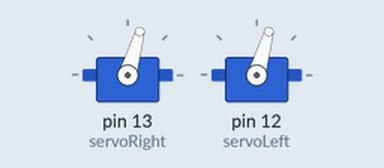
Recording of a sketch running on a simulated Arduino Uno, built with avr-gcc and run on an emulated ATmega328P. Shown: 2 × servo.

Above: at 0.05 s.
Timing chart, 0 to 4.6 s (numbered marks = the images above):
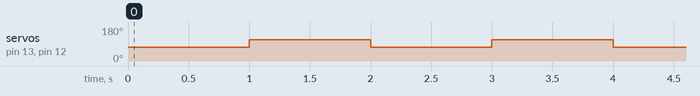

The sketch:

botmove_servolib.ino
```cpp
#include <Servo.h>                      // Include servo library

Servo servoRight;                       // Declare left servo
Servo servoLeft;

int stopValue = 1510;

void setup() {
  servoRight.attach(13);
  servoLeft.attach(12);
}

void turnLeft(bool direction, int del) {
  int multi;
  if (direction) {
    multi = 1;
  } else {
    multi = -1;
  }
  servoRight.writeMicroseconds(stopValue - 200 * multi);
  servoLeft.writeMicroseconds(stopValue - 200 * multi);
  delay(del);
}

void forward(bool direction, int del) {
  int multi;
  if (direction) {
    multi = 1;
  } else {
    multi = -1;
  }
  servoRight.writeMicroseconds(stopValue - 200 * multi);
  servoLeft.writeMicroseconds(stopValue + 200 * multi);
  delay(del);
}

int turnTime = 1000;
void loop() {
    turnLeft(true, turnTime);
    turnLeft(false, turnTime);
}
```

Measured:
- by itself, servo on pin 13 (servoRight), servo on pin 12 (servoLeft): alternates 113° for 1.0 s and 74° for 1.0 s
